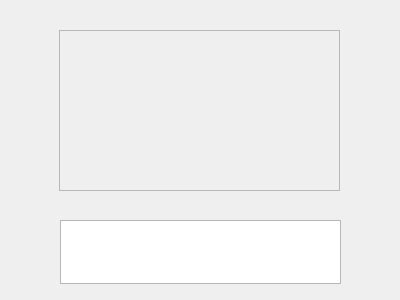
<?xml version="1.0" encoding="UTF-8"?>
<ui version="4.0">
 <class>Form</class>
 <widget class="QWidget" name="Form">
  <property name="geometry">
   <rect>
    <x>0</x>
    <y>0</y>
    <width>400</width>
    <height>300</height>
   </rect>
  </property>
  <property name="windowTitle">
   <string>Form</string>
  </property>
  <widget class="QScrollArea" name="scrollArea">
   <property name="geometry">
    <rect>
     <x>59</x>
     <y>30</y>
     <width>281</width>
     <height>161</height>
    </rect>
   </property>
   <property name="widgetResizable">
    <bool>true</bool>
   </property>
   <widget class="QWidget" name="scrollAreaWidgetContents">
    <property name="geometry">
     <rect>
      <x>0</x>
      <y>0</y>
      <width>277</width>
      <height>157</height>
     </rect>
    </property>
   </widget>
  </widget>
  <widget class="QPlainTextEdit" name="plainTextEdit">
   <property name="geometry">
    <rect>
     <x>60</x>
     <y>220</y>
     <width>281</width>
     <height>64</height>
    </rect>
   </property>
  </widget>
 </widget>
 <resources/>
 <connections/>
</ui>
